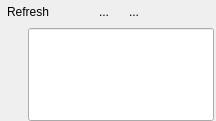
<?xml version="1.0" encoding="UTF-8"?>
<ui version="4.0">
 <class>QgsBrowserDockWidgetBase</class>
 <widget class="QDockWidget" name="QgsBrowserDockWidgetBase">
  <property name="geometry">
   <rect>
    <x>0</x>
    <y>0</y>
    <width>216</width>
    <height>121</height>
   </rect>
  </property>
  <property name="windowTitle">
   <string>Browser</string>
  </property>
  <widget class="QWidget" name="mContents">
   <layout class="QVBoxLayout" name="verticalLayout">
    <property name="spacing">
     <number>5</number>
    </property>
    <property name="margin">
     <number>0</number>
    </property>
    <item>
     <layout class="QHBoxLayout" name="mLayoutHeader">
      <property name="spacing">
       <number>6</number>
      </property>
      <property name="leftMargin">
       <number>0</number>
      </property>
      <property name="rightMargin">
       <number>0</number>
      </property>
      <item>
       <widget class="QToolButton" name="mBtnRefresh">
        <property name="toolTip">
         <string>Refresh</string>
        </property>
        <property name="text">
         <string>Refresh</string>
        </property>
        <property name="icon">
         <iconset resource="../../images/images.qrc">
          <normaloff>:/images/themes/default/mActionDraw.svg</normaloff>:/images/themes/default/mActionDraw.svg</iconset>
        </property>
        <property name="toolButtonStyle">
         <enum>Qt::ToolButtonIconOnly</enum>
        </property>
        <property name="autoRaise">
         <bool>true</bool>
        </property>
       </widget>
      </item>
      <item>
       <widget class="QToolButton" name="mBtnAddLayers">
        <property name="toolTip">
         <string>Add Selected Layers</string>
        </property>
        <property name="text">
         <string/>
        </property>
        <property name="icon">
         <iconset resource="../../images/images.qrc">
          <normaloff>:/images/themes/default/mActionAdd.svg</normaloff>:/images/themes/default/mActionAdd.svg</iconset>
        </property>
        <property name="toolButtonStyle">
         <enum>Qt::ToolButtonIconOnly</enum>
        </property>
        <property name="autoRaise">
         <bool>true</bool>
        </property>
       </widget>
      </item>
      <item>
       <widget class="QToolButton" name="mBtnFilterShow">
        <property name="toolTip">
         <string>Filter Files</string>
        </property>
        <property name="text">
         <string>...</string>
        </property>
        <property name="icon">
         <iconset resource="../../images/images.qrc">
          <normaloff>:/images/themes/default/mActionFilter.png</normaloff>:/images/themes/default/mActionFilter.png</iconset>
        </property>
        <property name="checkable">
         <bool>true</bool>
        </property>
        <property name="checked">
         <bool>false</bool>
        </property>
        <property name="autoRaise">
         <bool>true</bool>
        </property>
       </widget>
      </item>
      <item>
       <widget class="QToolButton" name="mBtnCollapse">
        <property name="toolTip">
         <string>Collapse All</string>
        </property>
        <property name="text">
         <string>...</string>
        </property>
        <property name="icon">
         <iconset resource="../../images/images.qrc">
          <normaloff>:/images/themes/default/mActionCollapseTree.png</normaloff>:/images/themes/default/mActionCollapseTree.png</iconset>
        </property>
        <property name="autoRaise">
         <bool>true</bool>
        </property>
       </widget>
      </item>
      <item>
       <spacer name="horizontalSpacer">
        <property name="orientation">
         <enum>Qt::Horizontal</enum>
        </property>
        <property name="sizeType">
         <enum>QSizePolicy::MinimumExpanding</enum>
        </property>
        <property name="sizeHint" stdset="0">
         <size>
          <width>0</width>
          <height>1</height>
         </size>
        </property>
       </spacer>
      </item>
     </layout>
    </item>
    <item>
     <widget class="QWidget" name="mWidgetFilter" native="true">
      <layout class="QHBoxLayout" name="horizontalLayout">
       <property name="spacing">
        <number>0</number>
       </property>
       <property name="margin">
        <number>0</number>
       </property>
       <item>
        <widget class="QFrame" name="frame">
         <property name="sizePolicy">
          <sizepolicy hsizetype="Expanding" vsizetype="Minimum">
           <horstretch>0</horstretch>
           <verstretch>0</verstretch>
          </sizepolicy>
         </property>
         <property name="frameShape">
          <enum>QFrame::NoFrame</enum>
         </property>
         <property name="frameShadow">
          <enum>QFrame::Raised</enum>
         </property>
         <layout class="QHBoxLayout" name="horizontalLayout_3">
          <property name="spacing">
           <number>2</number>
          </property>
          <property name="leftMargin">
           <number>2</number>
          </property>
          <property name="topMargin">
           <number>0</number>
          </property>
          <property name="rightMargin">
           <number>2</number>
          </property>
          <property name="bottomMargin">
           <number>0</number>
          </property>
          <item>
           <widget class="QToolButton" name="mBtnFilterOptions">
            <property name="toolTip">
             <string>Options</string>
            </property>
            <property name="text">
             <string/>
            </property>
            <property name="icon">
             <iconset resource="../../images/images.qrc">
              <normaloff>:/images/themes/default/mActionOptions.svg</normaloff>:/images/themes/default/mActionOptions.svg</iconset>
            </property>
            <property name="popupMode">
             <enum>QToolButton::InstantPopup</enum>
            </property>
            <property name="toolButtonStyle">
             <enum>Qt::ToolButtonIconOnly</enum>
            </property>
            <property name="autoRaise">
             <bool>true</bool>
            </property>
           </widget>
          </item>
          <item>
           <widget class="QgsFilterLineEdit" name="mLeFilter">
            <property name="sizePolicy">
             <sizepolicy hsizetype="Expanding" vsizetype="Preferred">
              <horstretch>0</horstretch>
              <verstretch>0</verstretch>
             </sizepolicy>
            </property>
            <property name="minimumSize">
             <size>
              <width>0</width>
              <height>0</height>
             </size>
            </property>
            <property name="baseSize">
             <size>
              <width>0</width>
              <height>0</height>
             </size>
            </property>
           </widget>
          </item>
         </layout>
        </widget>
       </item>
      </layout>
     </widget>
    </item>
    <item>
     <layout class="QHBoxLayout" name="mLayoutBrowser">
      <property name="spacing">
       <number>5</number>
      </property>
     </layout>
    </item>
   </layout>
  </widget>
 </widget>
 <customwidgets>
  <customwidget>
   <class>QgsFilterLineEdit</class>
   <extends>QLineEdit</extends>
   <header>qgsfilterlineedit.h</header>
  </customwidget>
 </customwidgets>
 <resources>
  <include location="../../images/images.qrc"/>
 </resources>
 <connections/>
</ui>
